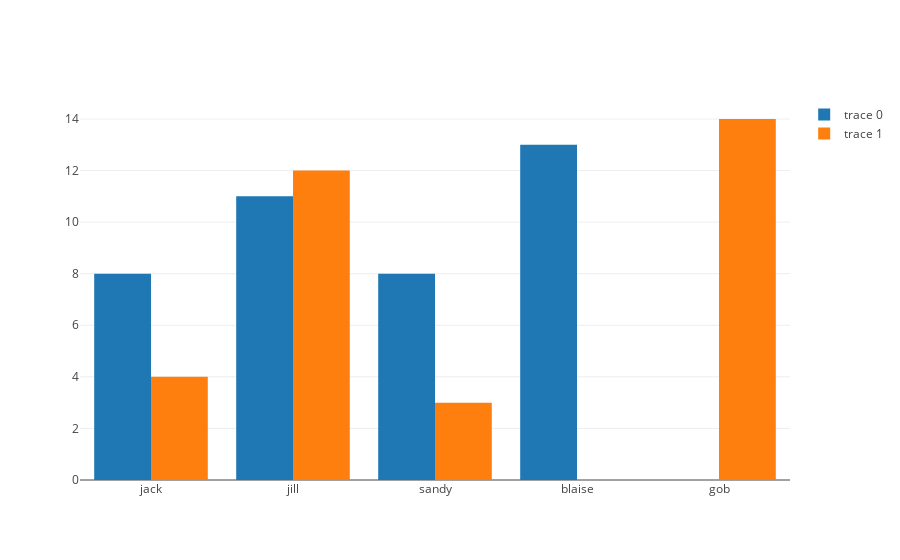

Notebook code cell kept with this figure:
### Markdown cell above
It may be confusing understanding what a trace is, and how it is different from a plot. The easiest way to explain it is maybe to show how the `iplot` method takes in a list of two traces, instead of just one.

### Code cell
trace0 = {'type': 'bar', 'x': ['jack', 'jill', 'sandy', 'blaise'], 'y': [8, 11, 8, 13, 6, 4]}
trace1 = {'type': 'bar', 'x': ['jack', 'jill', 'sandy', 'gob'], 'y': [4, 12, 3, 14, 8, 1]}


plotly.offline.iplot([trace0, trace1])

### Figure 1 — Plotly figure (JSON) as saved in the notebook; plotly's stock layout.template omitted (floating-point values rounded to 4 significant figures)
{"data": [{"type": "bar", "uid": "9b6220e6-91f1-11e9-8773-e5ac75e96a85", "x": ["jack", "jill", "sandy", "blaise"], "y": [8, 11, 8, 13, 6, 4]}, {"type": "bar", "uid": "9b622320-91f1-11e9-8773-e5ac75e96a85", "x": ["jack", "jill", "sandy", "gob"], "y": [4, 12, 3, 14, 8, 1]}], "layout": {}}
